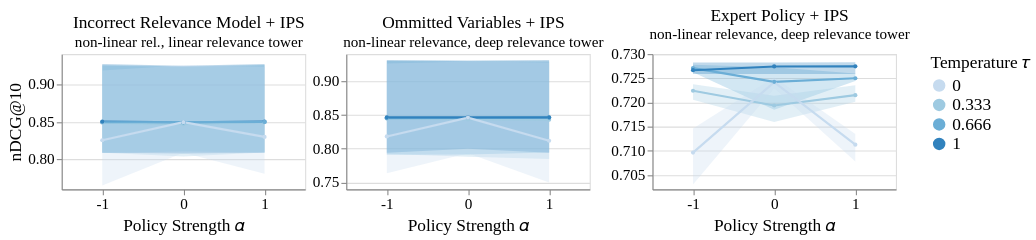

Notebook source saved alongside this figure:
### Code cell
def plot_relevance(experiment, title="", subtitle="", width=225, height=125, color="blues", show_axis_title=True, use_propensity_weighting=True):
    scheme = {
        "blue": ["#C6DBEF", "#9ECAE1", "#6BAED6", "#3182BD", "#636363"],
        "green": ["#C7E9C0", "#A1D99B", "#74C476", "#31A354", "#636363"],
        "orange": ["#FDD0A2", "#FD8D3C", "#FD8D3C", "#E6550E", "#636363"],
    }[color]

    df = load(experiment, "test.csv")
    df = df[df["use_propensity_weighting"] == use_propensity_weighting]

    base = alt.Chart(df, width=width, height=height, title=alt.Title(text=title, subtitle=subtitle)).encode(
        x=alt.X("policy_strength:O", title="Policy Strength 𝛼").axis(labelAngle=0)
    )
    
    line = base.mark_line(point=True, opacity=1).encode(
        y=alt.Y("mean(ndcg@10):Q", title="nDCG@10" if show_axis_title else None).scale(zero=False),
        color=alt.Color("policy_temperature:O", title="Temperature 𝜏").scale(range=scheme)
    )
    
    ci = base.mark_errorband(extent="ci").encode(
        y=alt.Y("ndcg@10:Q", title="nDCG@10" if show_axis_title else None).scale(zero=False),
        color=alt.Color("policy_temperature:O").scale(range=scheme)
    )
    
    return ci + line

misfit_linear = plot_relevance("3-model-misfit-linear", color="blue", title="Incorrect Relevance Model + IPS", subtitle="non-linear rel., linear relevance tower")
omitted_features = plot_relevance("3-model-misfit-omitted-features", color="blue", title="Ommitted Variables + IPS", subtitle="non-linear relevance, deep relevance tower", show_axis_title=False)
expert_policy = plot_relevance("3-expert-policy", color="blue", title="Expert Policy + IPS", subtitle="non-linear relevance, deep relevance tower", show_axis_title=False)


chart = (
    misfit_linear | omitted_features | expert_policy
).configure_line(
    size=2
).configure_point(
    size=15
).configure_concat(
    spacing=5
)

chart
